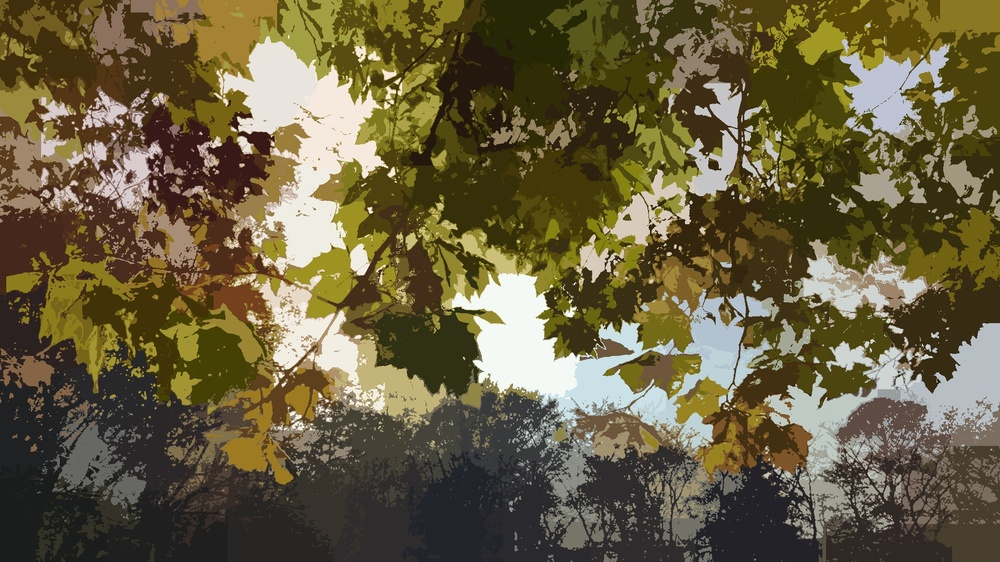
#> input picture Question_4/segmented_frames_optimised/frame_0000.jpg, 1000 x 562 px, shrunk from 1920 x 1080 before the run, found by its file name
$ python q4_rgb_distance.py
#> lines starting #> are read from the running program, lines starting #| are printed output that depends on the picture
import numpy as np
import cv2
from scipy.spatial import distance

class SLIC_RGB:
    def __init__(self, image, num_segments, compactness):
        self.image = image

        self.num_segments = num_segments

        self.compactness = compactness

        self.height, self.width, self.channels = image.shape

        self.S = int(np.sqrt((self.height * self.width) / num_segments))

        self.clusters = []

        self.labels = -1 * np.ones((self.height, self.width), dtype=np.int32)

        self.distances = np.full((self.height, self.width), np.inf)

    def initialize_clusters(self):
        # np.random.seed(42)
        for _ in range(self.num_segments):
            x = np.random.randint(0, self.width)
            y = np.random.randint(0, self.height)

            # lowest gradient point in a small neighborhood
            min_gradient = float('inf')
            best_y, best_x = y, x
            for dy in [-1, 0, 1]:
                for dx in [-1, 0, 1]:
                    ny, nx = y + dy, x + dx
                    if 0 <= ny < self.height and 0 <= nx < self.width:
                        grad = self.compute_gradient(ny, nx)
                        if grad < min_gradient:
                            min_gradient = grad
                            best_y, best_x = ny, nx

            color = self.image[best_y, best_x]
            self.clusters.append([best_x, best_y, *color])

    # Sobel Filter based gradient calculation (DIP flashbacks - 😭)
    def compute_gradient(self, y, x):
        dx = self.image[y, min(x + 1, self.width - 1)] - self.image[y, max(x - 1, 0)]
        dy = self.image[min(y + 1, self.height - 1), x] - self.image[max(y - 1, 0), x]
        return np.sum(dx**2 + dy**2)

    def update_clusters(self):
        for k, cluster in enumerate(self.clusters):
            cx, cy, *color = cluster
            for y in range(max(0, int(cy - self.S)), min(self.height, int(cy + self.S))):
                for x in range(max(0, int(cx - self.S)), min(self.width, int(cx + self.S))):
                    color_dist = np.linalg.norm(self.image[y, x] - color)
                    spatial_dist = np.sqrt((x - cx)**2 + (y - cy)**2)
                    # dist = np.sqrt((color_dist / self.compactness)**2 + (spatial_dist / self.S)**2)

                    dist = color_dist + (self.compactness / self.S) * spatial_dist

                    if dist < self.distances[y, x]:
                        self.distances[y, x] = dist
                        self.labels[y, x] = k

    def update_clusters_vectorised(self):
        H, W, C = self.image.shape
        for k, cluster in enumerate(self.clusters):
            cx, cy, *color = cluster
            color = np.array(color)

            x_min, x_max = max(0, int(cx - self.S)), min(W, int(cx + self.S))
            y_min, y_max = max(0, int(cy - self.S)), min(H, int(cy + self.S))

            x_range = np.arange(x_min, x_max)
            y_range = np.arange(y_min, y_max)
            X, Y = np.meshgrid(x_range, y_range, indexing="xy")

            spatial_dist = np.sqrt((X - cx) ** 2 + (Y - cy) ** 2)

            color_dist = np.linalg.norm(self.image[y_min:y_max, x_min:x_max] - color, axis=2)

            dist = color_dist + (self.compactness / self.S) * spatial_dist

            mask = dist < self.distances[y_min:y_max, x_min:x_max]
            self.distances[y_min:y_max, x_min:x_max][mask] = dist[mask]
            self.labels[y_min:y_max, x_min:x_max][mask] = k

    def update_centers(self):
        new_clusters = []
        for k in range(len(self.clusters)):
            points = np.argwhere(self.labels == k)
            if len(points) == 0:
                new_clusters.append(self.clusters[k])
                continue
            colors = self.image[points[:, 0], points[:, 1]]
            new_center = [
                np.mean(points[:, 1]),  # x-coordinate
                np.mean(points[:, 0]),  # y-coordinate
                np.mean(colors[:, 0]),  # R channel
                np.mean(colors[:, 1]),  # G channel
                np.mean(colors[:, 2]),  # B channel
            ]
            new_clusters.append(new_center)
        self.clusters = new_clusters

    def enforce_connectivity(self):
        pass

    def iterate(self, max_iter=50, threshold=0.01):
        self.initialize_clusters()

        for _ in range(max_iter):
            prev_clusters = np.array(self.clusters)
            self.update_clusters_vectorised()

            self.update_centers()

            residual_error = np.linalg.norm(prev_clusters - np.array(self.clusters))
            if residual_error < threshold:
                break

        self.enforce_connectivity()

    def get_segmentation(self):
        segmentation = np.zeros((self.height, self.width, self.channels), dtype=np.uint8)
        for k, cluster in enumerate(self.clusters):
            segmentation[self.labels == k] = cluster[2:]  # Assign cluster color
        return segmentation


if __name__ == "__main__":
    image = cv2.imread("data/frame_0000.jpg")
#> image is the input picture: shape (562, 1000, 3); mean B, G, R 63.8, 94.5, 104.5
    # image = cv2.imread("/home/anshium/workspace/courses/smai/smai-assignment-1/Question_5/more_images/2.jpg")
    # image = cv2.imread("/home/anshium/Pictures/wallpapers/Fantasy-Lake2.png")
    image = cv2.cvtColor(image, cv2.COLOR_BGR2RGB)

    slic = SLIC_RGB(image, num_segments=100, compactness=20.0)

    slic.iterate()
#> the loop in initialize_clusters, `for _ in range(self.num_segments):` made 100 passes
#> color on passes 1, 2, 3, 4, 5, 6, 7, 9, 10, 12, 13, 14: [49, 48, 44], [138, 139, 22], [67, 64, 23], [135, 119, 24], [155, 152, 49], [144, 134, 73], [58, 53, 47], [50, 46, 43], [74, 69, 13], [111, 101, 91], [37, 24, 15], [51, 44, 15]
#> color on passes 8, 11, 28: [48, 44, 6], [61, 54, 10], [33, 36, 43]
    segmentation = slic.get_segmentation()
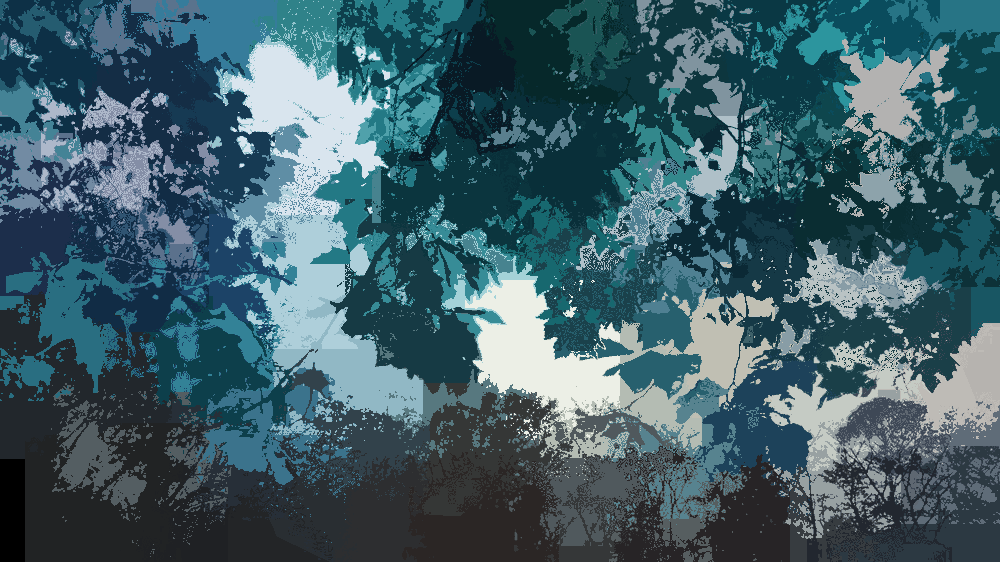
#> segmentation: shape (562, 1000, 3); mean of channels 0, 1, 2 103.9, 93.9, 63.2; drawn as B, G, R

    segmentation_bgr = cv2.cvtColor(segmentation, cv2.COLOR_RGB2BGR)
    cv2.imwrite("segmentation.jpg", segmentation_bgr)

$ run again, with Question_5/more_images/2.jpg copied over Question_4/segmented_frames_optimised/frame_0000.jpg
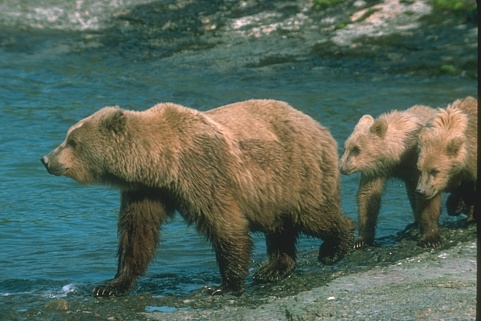
#> input picture Question_5/more_images/2.jpg, 481 x 321 px, found by its file name
#> image is the input picture: shape (321, 481, 3); mean B, G, R 89.2, 101.7, 84.4
#> the loop in initialize_clusters, `for _ in range(self.num_segments):` made 100 passes
#> color on passes 1 to 8: [57, 85, 73], [67, 126, 130], [28, 34, 32], [38, 70, 65], [44, 80, 80], [30, 43, 26], [59, 93, 79], [67, 97, 87]
#> `segmentation = slic.get_segmentation()`:
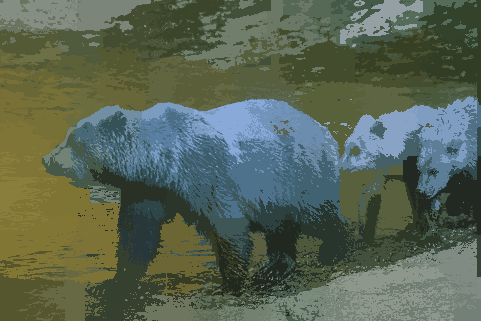
#> segmentation: shape (321, 481, 3); mean of channels 0, 1, 2 83.9, 101.2, 88.7; drawn as B, G, R
